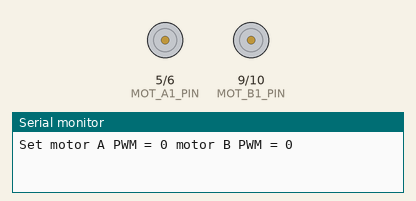
Recording of a sketch running on a simulated Arduino Uno, built with avr-gcc and run on an emulated ATmega328P. Parts: motor-driver pin pairs drawn as motors (green arrow = first pin HIGH = forward, orange = second pin HIGH = backward, longer = more drive), the last lines printed to the serial monitor.

Above: at 0.1 s.
At 5.6 s:
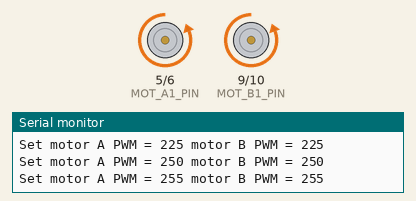
At 18.1 s:
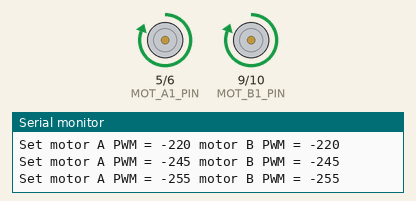
At 31.1 s:
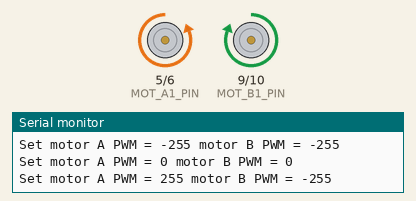
Timing chart, 0 to 40.0 s (numbered marks = the images above):
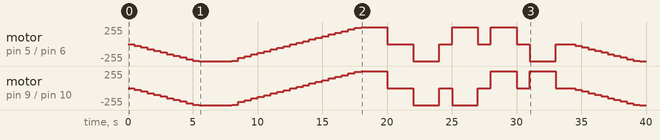

Measured:
- by itself, motor on pin 5 (MOT_A1_PIN) / pin 6 (MOT_A2_PIN): stopped → backward 25/255 at 0.50 s, → backward 50/255 0.50 s later, → backward 75/255 0.50 s later, → backward 100/255 0.50 s later, … (52 changes in this stretch)
- by itself, motor on pin 9 (MOT_B1_PIN) / pin 10 (MOT_B2_PIN): stopped → backward 25/255 at 0.50 s, → backward 50/255 0.50 s later, → backward 75/255 0.50 s later, → backward 100/255 0.50 s later, … (52 changes in this stretch)

The sketch:

Hbridge.ino
```cpp
#define MOT_A1_PIN 5
#define MOT_A2_PIN 6
#define MOT_B1_PIN 9
#define MOT_B2_PIN 10

void setup(void)
{
  pinMode(MOT_A1_PIN, OUTPUT);
  pinMode(MOT_A2_PIN, OUTPUT);
  pinMode(MOT_B1_PIN, OUTPUT);
  pinMode(MOT_B2_PIN, OUTPUT);

  // Start with drivers off, motors coasting.
  digitalWrite(MOT_A1_PIN, LOW);
  digitalWrite(MOT_A2_PIN, LOW);
  digitalWrite(MOT_B1_PIN, LOW);
  digitalWrite(MOT_B2_PIN, LOW);

  // Initialize the serial UART at 9600 bits per second.
  Serial.begin(9600);
}

// ================================================================================
/// Set the current on a motor channel using PWM and directional logic.
/// Changing the current will affect the motor speed, but please note this is
/// not a calibrated speed control.  This function will configure the pin output
/// state and return.
///
/// \param pwm    PWM duty cycle ranging from -255 full reverse to 255 full forward
/// \param IN1_PIN  pin number xIN1 for the given channel
/// \param IN2_PIN  pin number xIN2 for the given channel

void set_motor_pwm(int pwm, int IN1_PIN, int IN2_PIN)
{
  if (pwm < 0) {  // reverse speeds
    analogWrite(IN1_PIN, -pwm);
    digitalWrite(IN2_PIN, LOW);

  } else { // stop or forward
    digitalWrite(IN1_PIN, LOW);
    analogWrite(IN2_PIN, pwm);
  }
}
// ================================================================================
/// Set the current on both motors.
///
/// \param pwm_A  motor A PWM, -255 to 255
/// \param pwm_B  motor B PWM, -255 to 255

void set_motor_currents(int pwm_A, int pwm_B)
{
  set_motor_pwm(pwm_A, MOT_A1_PIN, MOT_A2_PIN);
  set_motor_pwm(pwm_B, MOT_B1_PIN, MOT_B2_PIN);

  // Print a status message to the console.
  Serial.print("Set motor A PWM = ");
  Serial.print(pwm_A);
  Serial.print(" motor B PWM = ");
  Serial.println(pwm_B);
}

// ================================================================================
/// Simple primitive for the motion sequence to set a speed and wait for an interval.
///
/// \param pwm_A  motor A PWM, -255 to 255
/// \param pwm_B  motor B PWM, -255 to 255
/// \param duration delay in milliseconds
void spin_and_wait(int pwm_A, int pwm_B, int duration)
{
  set_motor_currents(pwm_A, pwm_B);
  delay(duration);
}

// ================================================================================
/// Run one iteration of the main event loop.  The Arduino system will call this
/// function over and over forever.
void loop(void)
{
  // Generate a fixed motion sequence to demonstrate the motor modes.

  // Ramp speed up.
  for (int i = 0; i < 11; i++) {
    spin_and_wait(25*i, 25*i, 500);
  }
  // Full speed forward.
  spin_and_wait(255,255,2000);

  // Ramp speed into full reverse.
  for (int i = 0; i < 21 ; i++) {
    spin_and_wait(255 - 25*i, 255 - 25*i, 500);
  }

  // Full speed reverse.
  spin_and_wait(-255,-255,2000);

  // Stop.
  spin_and_wait(0,0,2000);

  // Full speed, forward, turn, reverse, and turn for a two-wheeled base.
  spin_and_wait(255, 255, 2000);
  spin_and_wait(0, 0, 1000);
  spin_and_wait(-255, 255, 2000);
  spin_and_wait(0, 0, 1000);
  spin_and_wait(-255, -255, 2000);
  spin_and_wait(0, 0, 1000);
  spin_and_wait(255, -255, 2000);
  spin_and_wait(0, 0, 1000);

  // and repeat
}
/****************************************************************/
```
